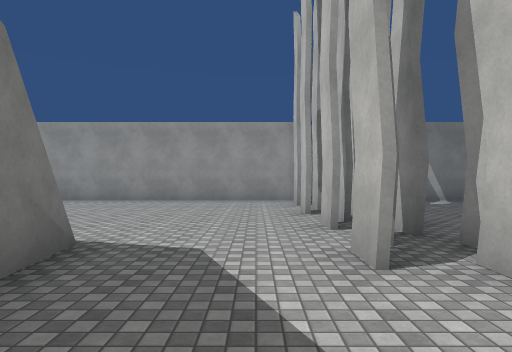
view 1 (above)

24 first-person views from a walk through a scene from a Unity 3-D project. The camera is 1.5 m above the floor, looks level and sees 75° across. The floor is counted in squares, 2 m on a side. Each view is taken from the middle of a square. On the plan, view 1 faces up. The plan holds only what a view shows up to about 11 squares ahead; the rest is blank. The place goes on beyond the plan. The player is left out. Surface patterns are stand-ins for the level's own textures.

view 2
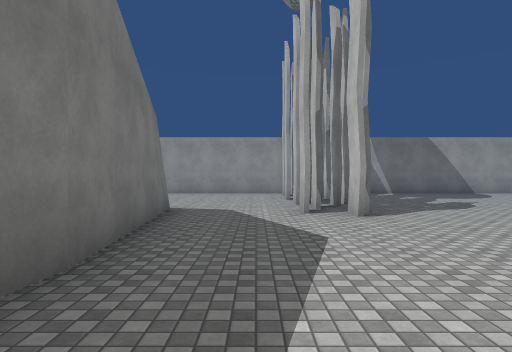

view 3
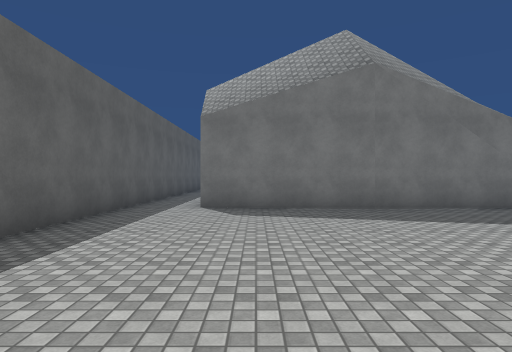

view 4
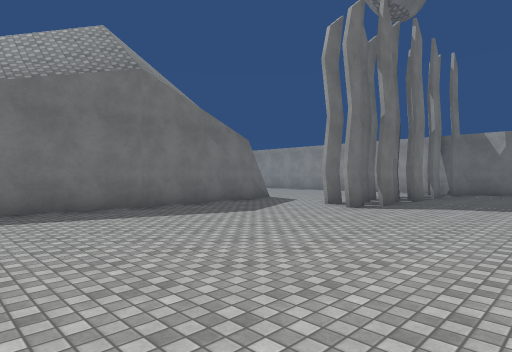

view 5
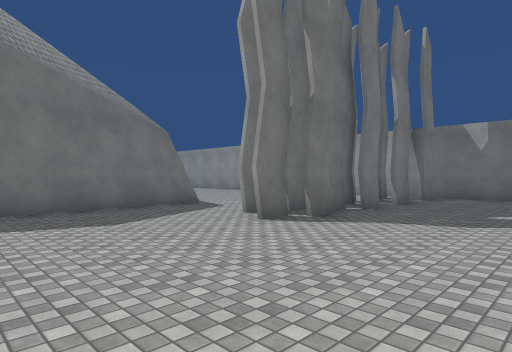

view 6
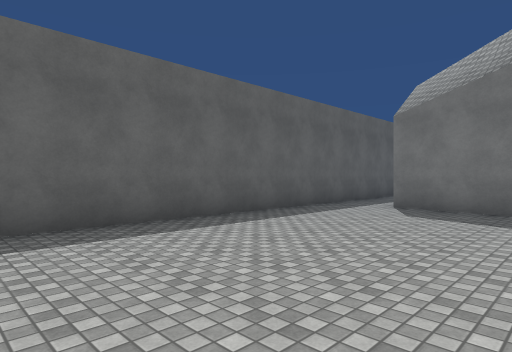

view 7
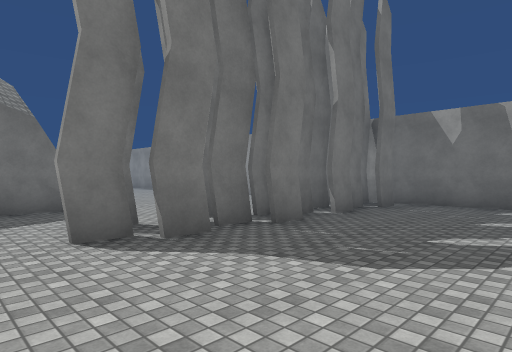

view 8
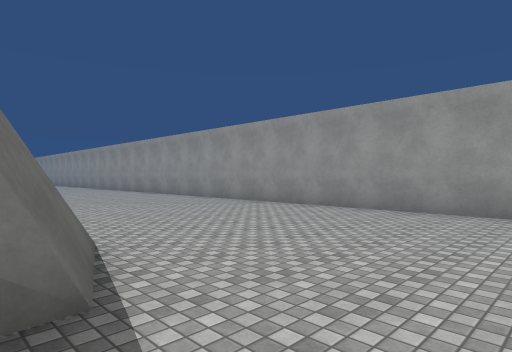

view 9
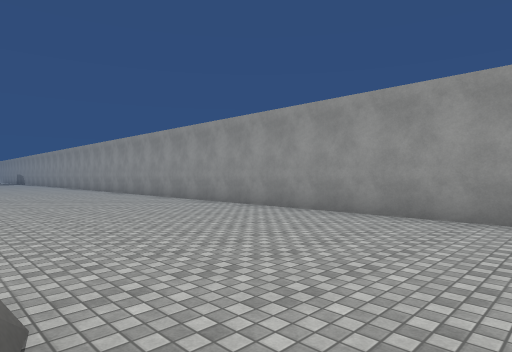

view 10
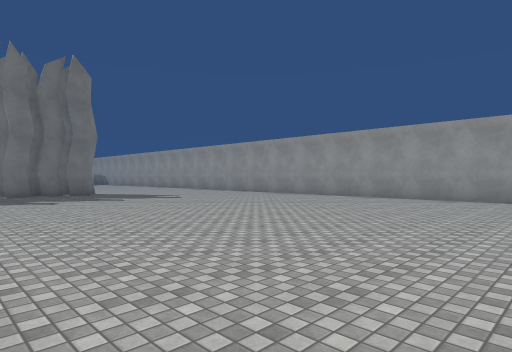

view 11
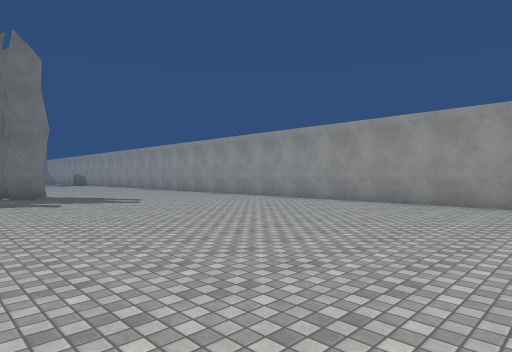

view 12
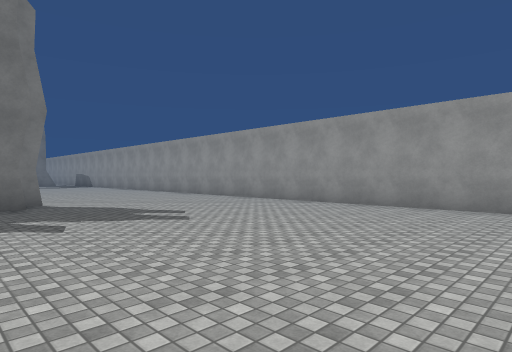

view 13
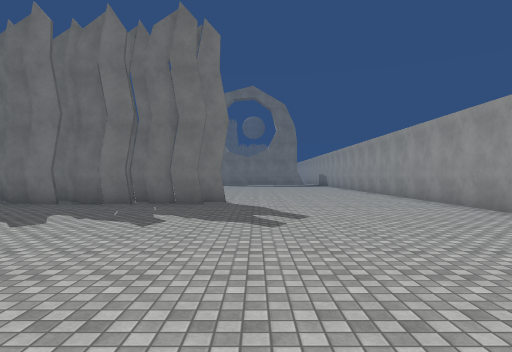

view 14
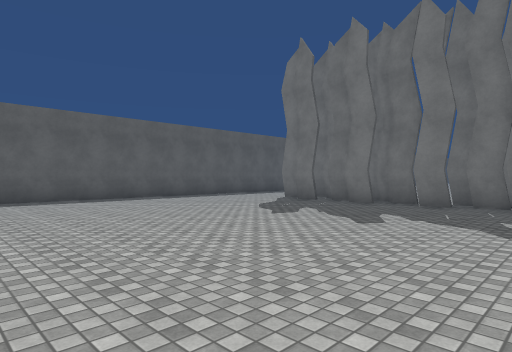

view 15
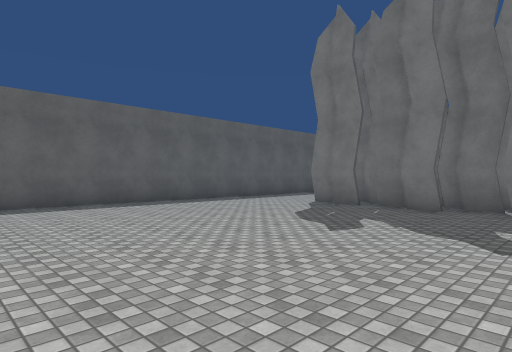

view 16
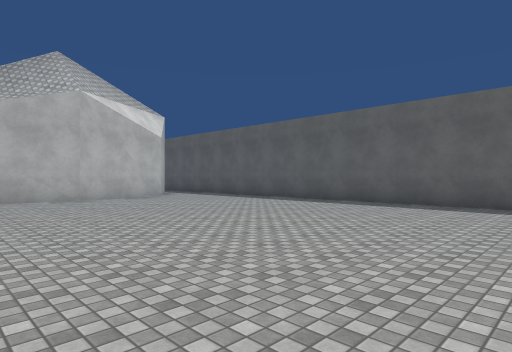

view 17
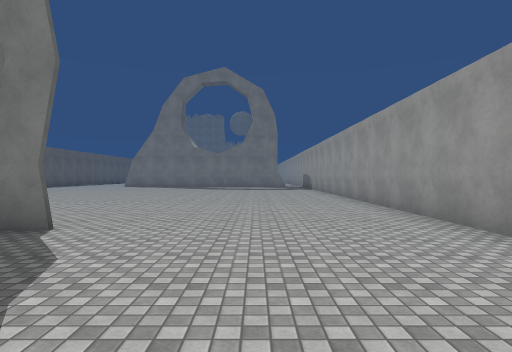

view 18
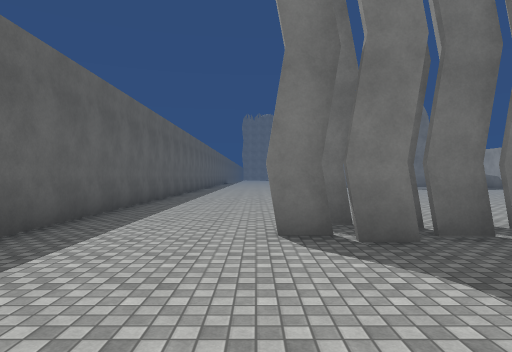

view 19
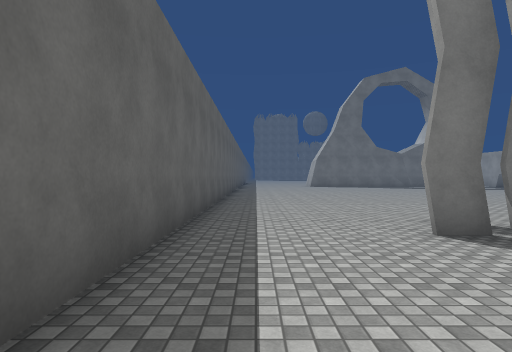

view 20
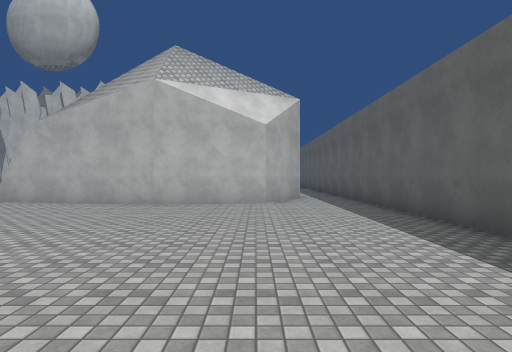

view 21
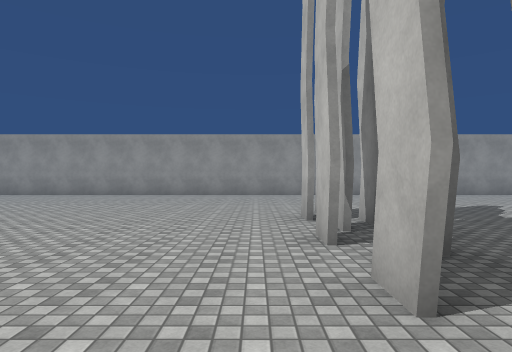

view 22
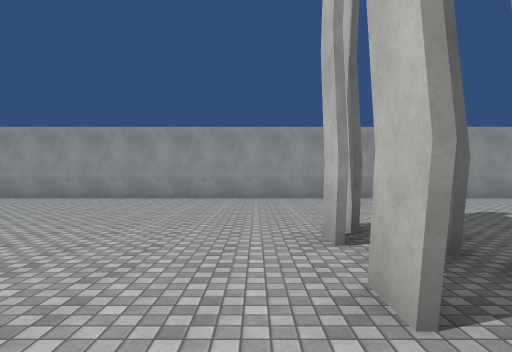

view 23
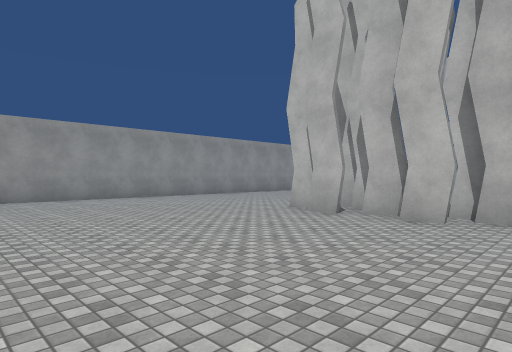

view 24
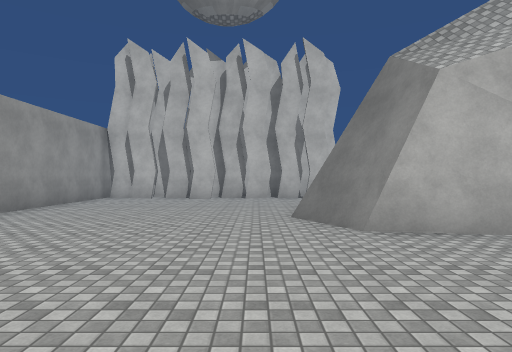

### Floor plan
Points are (right, up) in squares from view 1. A wall is a line through its corners. A room is listed if a view was taken in it or the views show most of it. See-through windows are left out.
Room 1 (views 1, 2, 3, 4, 5, 6, 7, 8)
walls: (1.9, 2) (1.9, 2.9); (2, 2.9) (2, 2); (1, 2.5) (1, 3.4); (2.4, 3.7) (2.4, 2.9); (1.5, 4.2) (1.5, 3.4); (-1.5, -1.3) (-2, -5.4); (2, 4.9) (2, 4); (2.4, 5.7) (2.4, 4.7); (-2, 3.5) (-1.5, -1.4); (1.5, 6.2) (1.5, 5.4); (2, 6.7) (2, 5.9); (2.4, 7.6) (2.4, 6.7); (1.5, 8) (1.5, 7.2); (2, 8.6) (2, 8); (2.4, 9.5) (2.4, 8.6); (1.5, 10) (1.5, 9.5); (-4.6, -7.1) (5.4, -7.1); (6.5, 10.2) (2, 10.2)
ways out: opening at (-4, -6) to room 2; opening at (-0.5, 3) to room 2
Room 2 (views 9, 10, 11, 12, 13, 14, 15, 16, 17, 18, 19, 20, 21, 22, 23, 24)
walls: (-20.8, 1.7) (-20.8, 0.7); (-20.8, 3.6) (-20.8, 2.7); (-20.8, -0.3) (-20.8, -1.1); (-21.2, 2.9) (-21.2, 1.9) (-21.2, 2.7); (-21.2, 0.2) (-21.2, 0.9) (-21.2, -0.1); (-21.6, 2) (-21.6, 1.4); (-21.7, 1.4) (-21.7, 2.1); (-21.7, 3.2) (-21.7, 4.1); (-21.2, -1) (-21.2, -1.9); (-21.6, 0) (-21.6, -0.6); (-21.6, 4.1) (-21.6, 3.2); (-21.7, -0.3) (-21.7, 0.4); (-20.8, -2.1) (-20.8, -3); (-22.2, 2.4) (-22.2, 3.2); (-22.2, 0.4) (-22.2, 1.4); (-21.6, -1.6) (-21.6, -2.5); (-22.2, -1.4) (-22.2, -0.5); (-21.2, -3) (-21.2, -3.9); (-5.3, 3.2) (-3.7, 4.1); (-3.8, 4) (-1.9, 3.3); (-4, -5.4) (-5.8, -4.3) (-6.2, -1.5) (-5.5, 3.2) (-5, 3.4); (-28, -7.1) (-4.6, -7.1); (1, 4.5) (1, 5.2); (1.4, 3.5) (1.4, 4.1); (1, 6.2) (1, 7.1); (1.9, 4) (1.9, 4.7); (1.4, 7.2) (1.4, 8); (1, 8.4) (1, 9.1); (2.3, 3.2) (2.3, 3.7); (2.3, 4.7) (2.3, 5.2); (2, 10.2) (-28, 10.2)
low walls: (-5.5, 3.3) (-3.9, 4.1) (-4, 4.2); (-4, 4.3) (-2.4, 3.7)
ways out: opening at (-4, -6) to room 1; opening at (-0.5, 3) to room 1

Where each view was taken, in squares from view 1:
view 1: 0 up, 0 right, facing up
view 2: 4 down, 0 right, facing up
view 3: 4 down, 6 right, facing left
view 4: 5 down, 6 right, facing up-left
view 5: 2 down, 6 right, facing up-left
view 6: 2 down, 6 right, facing down-left
view 7: 1 up, 6 right, facing up-left
view 8: 3 up, 0 right, facing up-left
view 9: 4 up, 2 left, facing up-left
view 10: 1 down, 7 left, facing up-left
view 11: 1 up, 8 left, facing up-left
view 12: 2 up, 12 left, facing up-left
view 13: 5 up, 12 left, facing left
view 14: 4 up, 12 left, facing down-left
view 15: 2 up, 13 left, facing down-left
view 16: 2 up, 17 left, facing down-right
view 17: 7 up, 17 left, facing left
view 18: 4 down, 17 left, facing left
view 19: 6 down, 17 left, facing left
view 20: 4 down, 15 left, facing right
view 21: 3 down, 23 left, facing up
view 22: 1 down, 23 left, facing up
view 23: 1 down, 28 left, facing up-right
view 24: 5 up, 10 left, facing right
